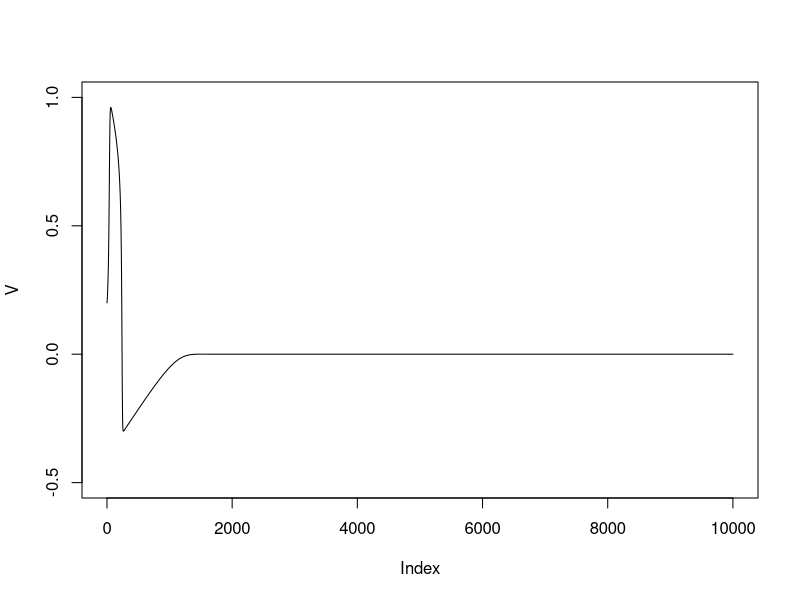

Write R code to recreate this figure.
# parameters
r = 5
a = 0.1
b = 10
c = 0
mu = 0.01
delta_t = 0.05
time_steps = 10000
V0 = 0.2
w0 = 0

dVdt = function(V, w) r * (V - a) * (1 - V) * V - w
dwdt = function(V, w) mu * (b * (V - c) - w)

V = numeric(time_steps)
w = numeric(time_steps)

V[1] = V0
w[1] = w0

for (n in 1:time_steps) {
  V[n + 1] = V[n] + dVdt(V[n], w[n]) * delta_t
  w[n + 1] = w[n] + dwdt(V[n], w[n]) * delta_t
}

plot(V, type="l", ylim = c(-0.5, 1))
